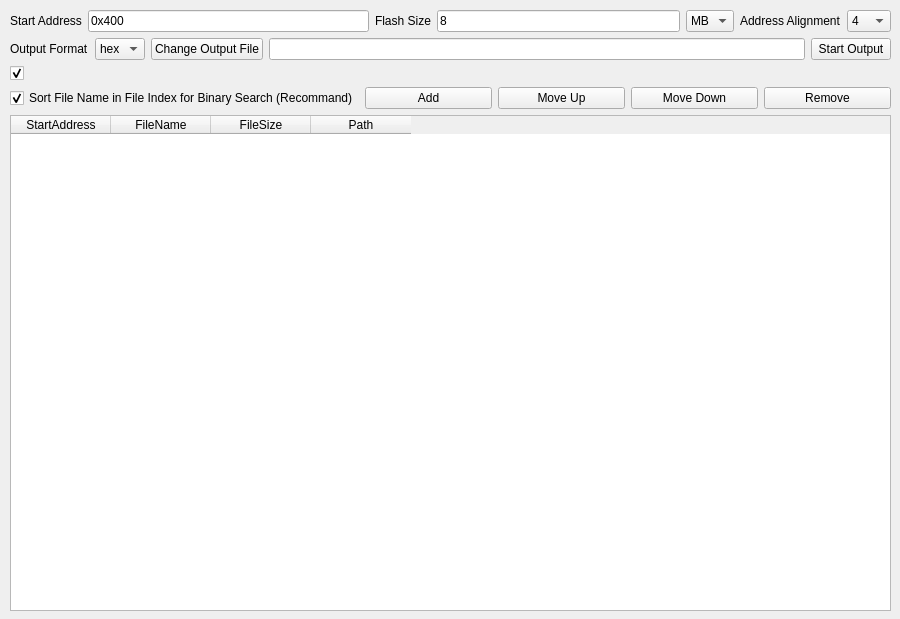
<?xml version="1.0" encoding="UTF-8"?>
<ui version="4.0">
 <class>MainWindow</class>
 <widget class="QWidget" name="MainWindow">
  <property name="geometry">
   <rect>
    <x>0</x>
    <y>0</y>
    <width>900</width>
    <height>619</height>
   </rect>
  </property>
  <property name="windowTitle">
   <string>File2Binary</string>
  </property>
  <widget class="QWidget" name="layoutWidget">
   <property name="geometry">
    <rect>
     <x>10</x>
     <y>10</y>
     <width>881</width>
     <height>601</height>
    </rect>
   </property>
   <layout class="QVBoxLayout" name="verticalLayout">
    <item>
     <layout class="QGridLayout" name="gridLayout_5">
      <item row="0" column="1">
       <layout class="QGridLayout" name="gridLayout">
        <item row="0" column="0">
         <widget class="QLabel" name="label_3">
          <property name="text">
           <string>Flash Size</string>
          </property>
         </widget>
        </item>
        <item row="0" column="1">
         <widget class="QLineEdit" name="flashSizeTextBox">
          <property name="text">
           <string>8</string>
          </property>
         </widget>
        </item>
        <item row="0" column="2">
         <widget class="QComboBox" name="flashSizeUnitComboBox">
          <item>
           <property name="text">
            <string>MB</string>
           </property>
          </item>
          <item>
           <property name="text">
            <string>kB</string>
           </property>
          </item>
          <item>
           <property name="text">
            <string>B</string>
           </property>
          </item>
         </widget>
        </item>
       </layout>
      </item>
      <item row="0" column="0">
       <layout class="QGridLayout" name="gridLayout_2">
        <item row="0" column="0">
         <widget class="QLabel" name="label_2">
          <property name="text">
           <string>Start Address</string>
          </property>
         </widget>
        </item>
        <item row="0" column="1">
         <widget class="QLineEdit" name="startAddrTextBox">
          <property name="text">
           <string>0x400</string>
          </property>
         </widget>
        </item>
       </layout>
      </item>
      <item row="0" column="2">
       <layout class="QGridLayout" name="gridLayout_3">
        <item row="0" column="0">
         <widget class="QLabel" name="label">
          <property name="text">
           <string>&lt;html&gt;&lt;head/&gt;&lt;body&gt;&lt;p&gt;Address Alignment&lt;/p&gt;&lt;/body&gt;&lt;/html&gt;</string>
          </property>
         </widget>
        </item>
        <item row="0" column="1">
         <widget class="QComboBox" name="addressAlignComboBox">
          <property name="currentText">
           <string>4</string>
          </property>
          <property name="currentIndex">
           <number>2</number>
          </property>
          <item>
           <property name="text">
            <string>1</string>
           </property>
          </item>
          <item>
           <property name="text">
            <string>2</string>
           </property>
          </item>
          <item>
           <property name="text">
            <string>4</string>
           </property>
          </item>
          <item>
           <property name="text">
            <string>8</string>
           </property>
          </item>
          <item>
           <property name="text">
            <string>16</string>
           </property>
          </item>
          <item>
           <property name="text">
            <string>32</string>
           </property>
          </item>
         </widget>
        </item>
       </layout>
      </item>
     </layout>
    </item>
    <item>
     <layout class="QGridLayout" name="gridLayout_4">
      <item row="0" column="1">
       <layout class="QHBoxLayout" name="horizontalLayout_3">
        <item>
         <widget class="QPushButton" name="changeOutputFileButton">
          <property name="text">
           <string>Change Output File</string>
          </property>
         </widget>
        </item>
        <item>
         <widget class="QLineEdit" name="outputFilePathTextBox"/>
        </item>
        <item>
         <widget class="QPushButton" name="startOutputButton">
          <property name="text">
           <string>Start Output</string>
          </property>
         </widget>
        </item>
       </layout>
      </item>
      <item row="0" column="0">
       <layout class="QHBoxLayout" name="horizontalLayout">
        <item>
         <widget class="QLabel" name="label_4">
          <property name="text">
           <string>Output Format</string>
          </property>
         </widget>
        </item>
        <item>
         <widget class="QComboBox" name="outputFormatComboBox">
          <item>
           <property name="text">
            <string>hex</string>
           </property>
          </item>
          <item>
           <property name="text">
            <string>bin</string>
           </property>
          </item>
          <item>
           <property name="text">
            <string>s19</string>
           </property>
          </item>
         </widget>
        </item>
       </layout>
      </item>
     </layout>
    </item>
    <item>
     <widget class="QCheckBox" name="addFileIndexCheckbox">
      <property name="text">
       <string/>
      </property>
      <property name="checked">
       <bool>true</bool>
      </property>
     </widget>
    </item>
    <item>
     <layout class="QHBoxLayout" name="horizontalLayout_2">
      <item>
       <widget class="QCheckBox" name="sortFileIndexCheckbox">
        <property name="text">
         <string>Sort File Name in File Index for Binary Search (Recommand)</string>
        </property>
        <property name="checked">
         <bool>true</bool>
        </property>
       </widget>
      </item>
      <item>
       <widget class="QPushButton" name="addFilesButton">
        <property name="text">
         <string>Add</string>
        </property>
       </widget>
      </item>
      <item>
       <widget class="QPushButton" name="moveUpButton">
        <property name="text">
         <string>Move Up</string>
        </property>
       </widget>
      </item>
      <item>
       <widget class="QPushButton" name="moveDownButton">
        <property name="text">
         <string>Move Down</string>
        </property>
       </widget>
      </item>
      <item>
       <widget class="QPushButton" name="removeFilesButton">
        <property name="text">
         <string>Remove</string>
        </property>
       </widget>
      </item>
     </layout>
    </item>
    <item>
     <widget class="QTableWidget" name="fileTable">
      <property name="alternatingRowColors">
       <bool>false</bool>
      </property>
      <property name="selectionMode">
       <enum>QAbstractItemView::SelectionMode::SingleSelection</enum>
      </property>
      <property name="selectionBehavior">
       <enum>QAbstractItemView::SelectionBehavior::SelectRows</enum>
      </property>
      <property name="sortingEnabled">
       <bool>false</bool>
      </property>
      <column>
       <property name="text">
        <string>StartAddress</string>
       </property>
      </column>
      <column>
       <property name="text">
        <string>FileName</string>
       </property>
      </column>
      <column>
       <property name="text">
        <string>FileSize</string>
       </property>
      </column>
      <column>
       <property name="text">
        <string>Path</string>
       </property>
      </column>
     </widget>
    </item>
   </layout>
  </widget>
 </widget>
 <resources/>
 <connections/>
</ui>
